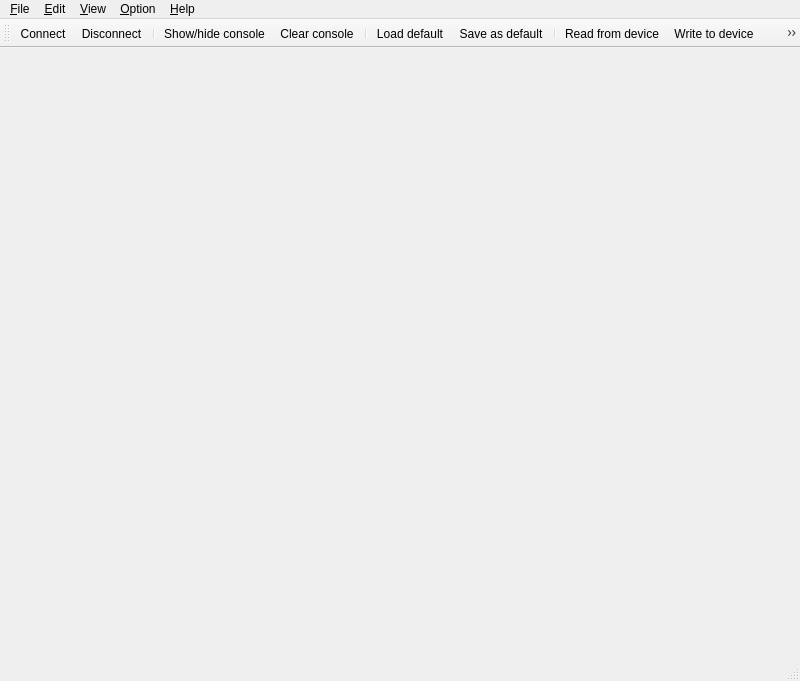
<?xml version="1.0" encoding="UTF-8"?>
<ui version="4.0">
 <class>MainWindow</class>
 <widget class="QMainWindow" name="MainWindow">
  <property name="geometry">
   <rect>
    <x>0</x>
    <y>0</y>
    <width>800</width>
    <height>681</height>
   </rect>
  </property>
  <property name="windowTitle">
   <string>MainWindow</string>
  </property>
  <widget class="QWidget" name="centralWidget">
   <property name="minimumSize">
    <size>
     <width>800</width>
     <height>600</height>
    </size>
   </property>
   <property name="maximumSize">
    <size>
     <width>800</width>
     <height>600</height>
    </size>
   </property>
   <layout class="QHBoxLayout" name="horizontalLayout_2"/>
  </widget>
  <widget class="QMenuBar" name="menuBar">
   <property name="geometry">
    <rect>
     <x>0</x>
     <y>0</y>
     <width>800</width>
     <height>20</height>
    </rect>
   </property>
   <widget class="QMenu" name="menu_File">
    <property name="title">
     <string>&amp;File</string>
    </property>
    <addaction name="action_Connect"/>
    <addaction name="action_Disconnect"/>
    <addaction name="separator"/>
    <addaction name="action_Read_from_device"/>
    <addaction name="action_Write_to_device"/>
    <addaction name="separator"/>
    <addaction name="action_Quit"/>
   </widget>
   <widget class="QMenu" name="menu_Edit">
    <property name="title">
     <string>&amp;Edit</string>
    </property>
    <addaction name="action_Clear_console"/>
   </widget>
   <widget class="QMenu" name="menuView">
    <property name="title">
     <string>&amp;View</string>
    </property>
    <addaction name="action_Show_hide_console"/>
   </widget>
   <widget class="QMenu" name="menuHelp">
    <property name="title">
     <string>&amp;Help</string>
    </property>
    <addaction name="action_help"/>
    <addaction name="action_About"/>
   </widget>
   <widget class="QMenu" name="menu_Option">
    <property name="title">
     <string>&amp;Option</string>
    </property>
    <addaction name="action_Preferances"/>
   </widget>
   <addaction name="menu_File"/>
   <addaction name="menu_Edit"/>
   <addaction name="menuView"/>
   <addaction name="menu_Option"/>
   <addaction name="menuHelp"/>
  </widget>
  <widget class="QToolBar" name="maintoolBar">
   <attribute name="toolBarArea">
    <enum>TopToolBarArea</enum>
   </attribute>
   <attribute name="toolBarBreak">
    <bool>false</bool>
   </attribute>
   <addaction name="action_Connect"/>
   <addaction name="action_Disconnect"/>
   <addaction name="separator"/>
   <addaction name="action_Show_hide_console"/>
   <addaction name="action_Clear_console"/>
   <addaction name="separator"/>
   <addaction name="action_Load_default"/>
   <addaction name="action_Save_as_default"/>
   <addaction name="separator"/>
   <addaction name="action_Read_from_device"/>
   <addaction name="action_Write_to_device"/>
   <addaction name="action_Quit"/>
  </widget>
  <widget class="QStatusBar" name="statusBar"/>
  <action name="action_Connect">
   <property name="icon">
    <iconset resource="icons.qrc">
     <normaloff>:/icons/icons/network-transmit-receive.png</normaloff>:/icons/icons/network-transmit-receive.png</iconset>
   </property>
   <property name="text">
    <string>&amp;Connect</string>
   </property>
  </action>
  <action name="action_Disconnect">
   <property name="icon">
    <iconset resource="icons.qrc">
     <normaloff>:/icons/icons/network-offline.png</normaloff>:/icons/icons/network-offline.png</iconset>
   </property>
   <property name="text">
    <string>&amp;Disconnect</string>
   </property>
  </action>
  <action name="action_Quit">
   <property name="icon">
    <iconset resource="icons.qrc">
     <normaloff>:/icons/icons/power.png</normaloff>:/icons/icons/power.png</iconset>
   </property>
   <property name="text">
    <string>&amp;Quit</string>
   </property>
  </action>
  <action name="action_Clear_console">
   <property name="icon">
    <iconset resource="icons.qrc">
     <normaloff>:/icons/icons/broom48.png</normaloff>:/icons/icons/broom48.png</iconset>
   </property>
   <property name="text">
    <string>&amp;Clear console</string>
   </property>
  </action>
  <action name="action_Preferances">
   <property name="text">
    <string>&amp;Preferences</string>
   </property>
  </action>
  <action name="action_Show_hide_console">
   <property name="icon">
    <iconset resource="icons.qrc">
     <normaloff>:/icons/icons/cmd.png</normaloff>:/icons/icons/cmd.png</iconset>
   </property>
   <property name="text">
    <string>&amp;Show/hide console</string>
   </property>
  </action>
  <action name="action_help">
   <property name="text">
    <string>&amp;Show help</string>
   </property>
  </action>
  <action name="action_About">
   <property name="text">
    <string>&amp;About</string>
   </property>
  </action>
  <action name="action_Load_default">
   <property name="icon">
    <iconset resource="icons.qrc">
     <normaloff>:/icons/icons/load.png</normaloff>:/icons/icons/load.png</iconset>
   </property>
   <property name="text">
    <string>&amp;Load default</string>
   </property>
  </action>
  <action name="action_Save_as_default">
   <property name="icon">
    <iconset resource="icons.qrc">
     <normaloff>:/icons/icons/save.png</normaloff>:/icons/icons/save.png</iconset>
   </property>
   <property name="text">
    <string>Save as default</string>
   </property>
  </action>
  <action name="action_Read_from_device">
   <property name="icon">
    <iconset resource="icons.qrc">
     <normaloff>:/icons/icons/download.png</normaloff>:/icons/icons/download.png</iconset>
   </property>
   <property name="text">
    <string>&amp;Read from device</string>
   </property>
  </action>
  <action name="action_Write_to_device">
   <property name="icon">
    <iconset resource="icons.qrc">
     <normaloff>:/icons/icons/upload.png</normaloff>:/icons/icons/upload.png</iconset>
   </property>
   <property name="text">
    <string>&amp;Write to device</string>
   </property>
  </action>
 </widget>
 <layoutdefault spacing="6" margin="11"/>
 <resources>
  <include location="icons.qrc"/>
 </resources>
 <connections/>
</ui>
